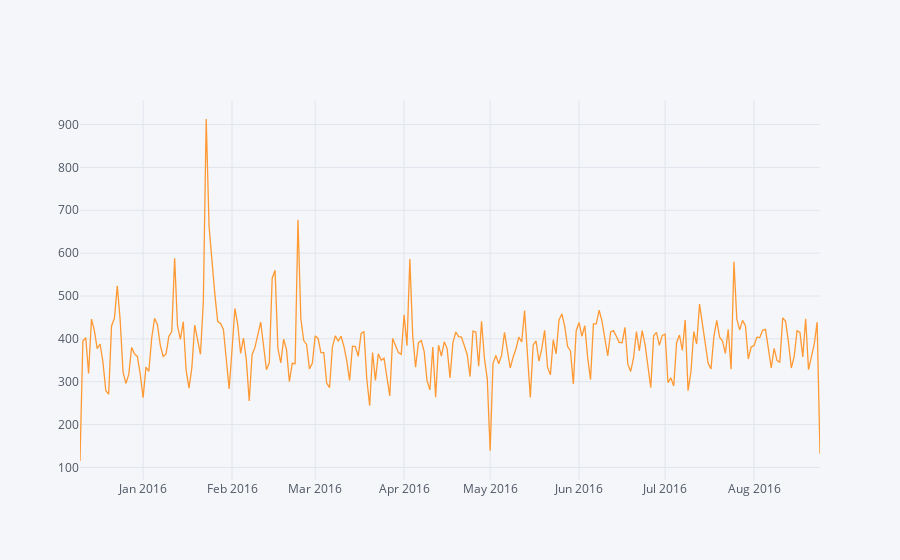

Here is the notebook cell this chart was saved with:
### Markdown cell above
** Now groupby this Date column with the count() aggregate and create a plot of counts of 911 calls.**

### Code cell
byDate = df.groupby('Date').count()
byDate['twp'].iplot()

### Figure 1 — Plotly figure (JSON) as saved in the notebook; plotly's stock layout.template omitted (floating-point values rounded to 4 significant figures; data arrays with more than 128 entries replaced by an {"elided": "..."} marker saying what was removed)
{"data": [{"line": {"color": "rgba(255, 153, 51, 1.0)", "dash": "solid", "width": 1.3}, "mode": "lines", "name": "twp", "text": "", "type": "scatter", "x": {"elided": "259 str values"}, "y": {"elided": "259 int values"}}], "layout": {"legend": {"bgcolor": "#F5F6F9", "font": {"color": "#4D5663"}}, "paper_bgcolor": "#F5F6F9", "plot_bgcolor": "#F5F6F9", "titlefont": {"color": "#4D5663"}, "xaxis1": {"gridcolor": "#E1E5ED", "showgrid": true, "tickfont": {"color": "#4D5663"}, "title": "", "titlefont": {"color": "#4D5663"}, "zerolinecolor": "#E1E5ED"}, "yaxis1": {"gridcolor": "#E1E5ED", "showgrid": true, "tickfont": {"color": "#4D5663"}, "title": "", "titlefont": {"color": "#4D5663"}, "zerolinecolor": "#E1E5ED"}}}
